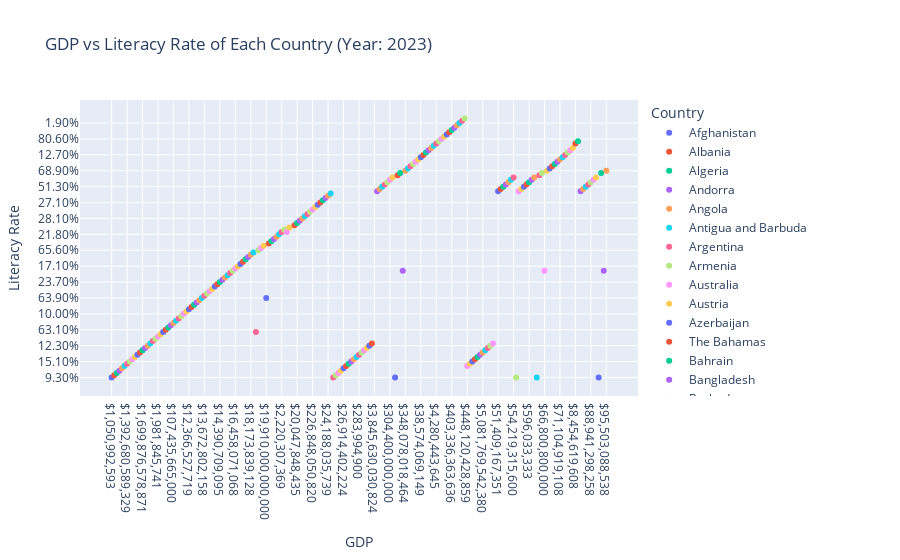

Notebook code for this chart:
### Code cell
#9. Plot the GDP and Literacy Rate of Each Country (Year: 2023)
import plotly.express as px

# Filter data for the year 2023
df_2023 = df[df['Year'] == 2023]
df = pd.read_csv('world_literacy_data_2021_2023.csv') # iris is a pandas DataFrame
fig = px.scatter(df_2023, x="GDP", y="Literacy Rate", color='Country', 
                                 title='GDP vs Literacy Rate of Each Country (Year: 2023)')


fig.update_layout(
    xaxis_title='GDP',
    yaxis_title='Literacy Rate',
    legend_title='Country'
)
fig.show()
